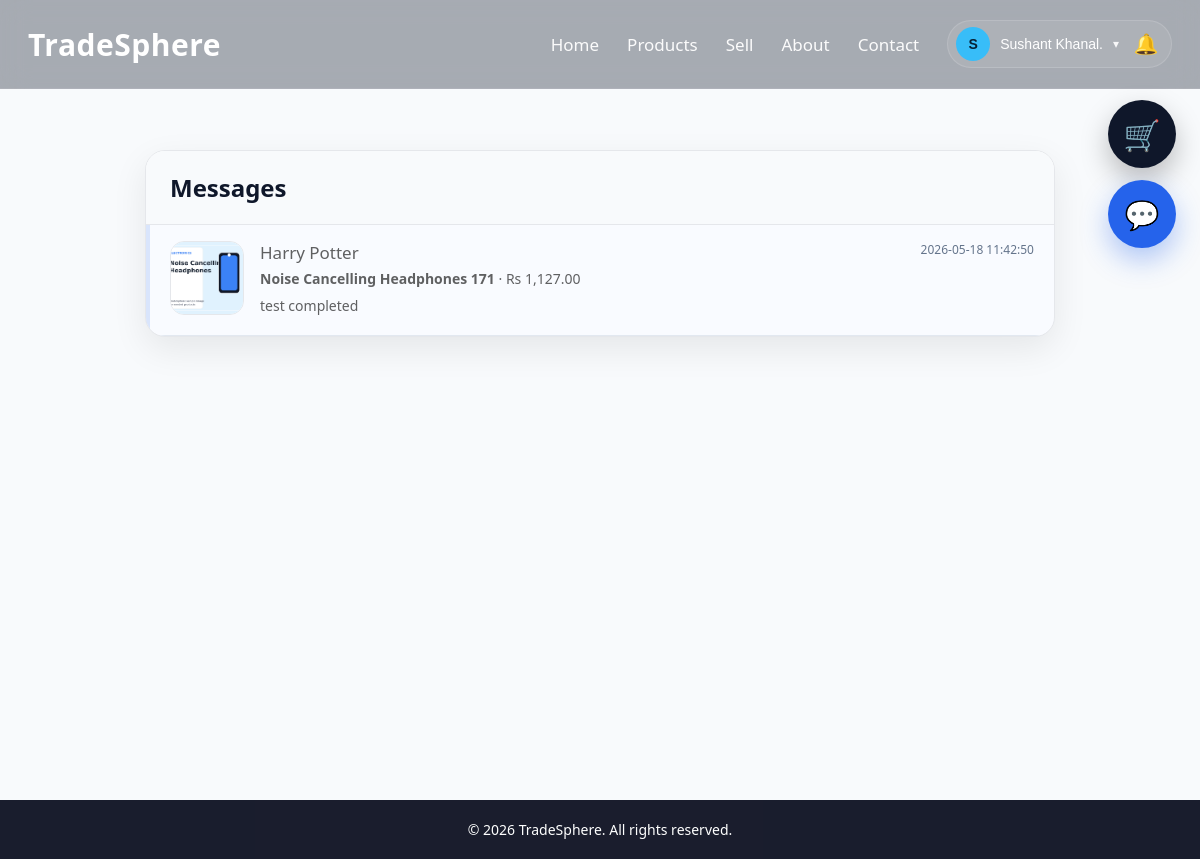
The page /messages.php (signed in) on the database as committed earlier.
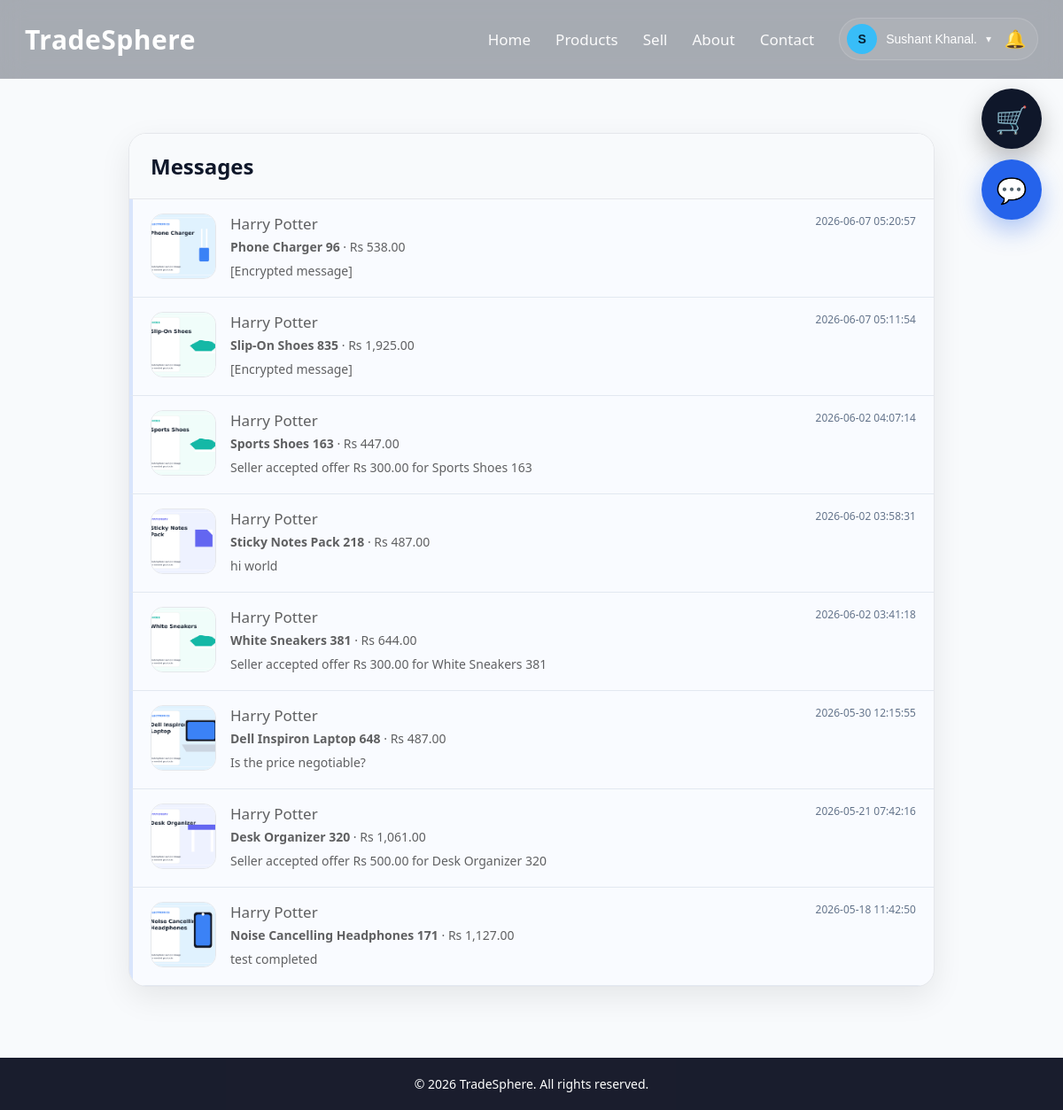
The same page on the database as committed later.
### tables this page shows
CREATE TABLE `users` (
  `id` int(11) NOT NULL,
  `name` varchar(100) DEFAULT NULL,
  `email` varchar(150) DEFAULT NULL,
  `password` varchar(255) DEFAULT NULL,
  `role` enum('user','admin') DEFAULT 'user',
  `is_verified` tinyint(1) DEFAULT 0,
  `email_otp` varchar(255) DEFAULT NULL,
  `otp_expires_at` datetime DEFAULT NULL,
  `reset_token` varchar(255) DEFAULT NULL,
  `reset_expires_at` datetime DEFAULT NULL,
  `created_at` timestamp NOT NULL DEFAULT current_timestamp(),
  `seller_status` enum('none','pending','approved','rejected') DEFAULT 'none',
  `seller_requested_at` datetime DEFAULT NULL,
  `seller_verified_at` datetime DEFAULT NULL
);

CREATE TABLE `chat_rooms` (
  `id` int(11) NOT NULL,
  `buyer_id` int(11) NOT NULL,
  `seller_id` int(11) NOT NULL,
  `product_id` int(11) NOT NULL,
  `order_id` int(11) DEFAULT NULL,
  `created_at` timestamp NOT NULL DEFAULT current_timestamp()
);

CREATE TABLE `products` (
  `id` int(11) NOT NULL,
  `user_id` int(11) DEFAULT NULL,
  `name` varchar(255) DEFAULT NULL,
  `category_id` int(11) DEFAULT NULL,
  `price` decimal(10,2) DEFAULT NULL,
  `city` varchar(100) DEFAULT NULL,
  `seller_email` varchar(150) DEFAULT NULL,
  `contact_number` varchar(20) DEFAULT NULL,
  `contact_info` varchar(255) DEFAULT NULL,
  `image` varchar(255) DEFAULT NULL,
  `description` text DEFAULT NULL,
  `product_condition` varchar(50) DEFAULT NULL,
  `status` enum('available','sold') DEFAULT 'available',
  `created_at` timestamp NOT NULL DEFAULT current_timestamp(),
  `average_rating` decimal(3,2) NOT NULL DEFAULT 0.00,
  `rating_count` int(11) NOT NULL DEFAULT 0,
  `ai_status` enum('approved','manual_review','skipped') DEFAULT 'skipped',
  `ai_reason` text DEFAULT NULL
);

### messages.php (the view, shortened to what this page needs)
<?php
include "config/db.php";
$userEmail = $conn->real_escape_string($_SESSION['user']);
$userRes = $conn->query("
    SELECT id, name
    FROM users
    WHERE email = '$userEmail'
    LIMIT 1
");
$user = $userRes ? $userRes->fetch_assoc() : null;
$userId = (int)$user['id'];
$rooms = $conn->query("
    SELECT
        cr.*,
        p.name AS product_name,
        p.image AS product_image,
        p.price AS product_price,
        buyer.name AS buyer_name,
        seller.name AS seller_name,
        (
            SELECT message_text
            FROM chat_messages
            WHERE room_id = cr.id
            ORDER BY created_at DESC
            LIMIT 1
        ) AS last_message,
        (
            SELECT created_at
            FROM chat_messages
            WHERE room_id = cr.id
            ORDER BY created_at DESC
            LIMIT 1
        ) AS last_message_time,
        (
            SELECT COUNT(*)
            FROM chat_messages
            WHERE room_id = cr.id
            AND receiver_id = $userId
            AND is_read = 0
        ) AS unread_count
    FROM chat_rooms cr
    INNER JOIN products p ON cr.product_id = p.id
    INNER JOIN users buyer ON cr.buyer_id = buyer.id
    INNER JOIN users seller ON cr.seller_id = seller.id
    WHERE cr.buyer_id = $userId
    OR cr.seller_id = $userId
    ORDER BY last_message_time DESC, cr.created_at DESC
");
?>
<!DOCTYPE html>
<html lang="en">
<head>
    <link rel="stylesheet" href="css/style.css">
</head>
<body>
<?php include "includes/navbar.php"; ?>
<div class="page-wrap">
    <div class="container messages-wrap">
        <div class="messages-card">
            <div class="messages-head">
                <h2>Messages</h2>
            </div>
            <?php if ($rooms && $rooms->num_rows > 0): ?>
                <?php while ($room = $rooms->fetch_assoc()): ?>
                    <?php
                        $isBuyer = ((int)$room['buyer_id'] === $userId);
                        $otherName = $isBuyer ? $room['seller_name'] : $room['buyer_name'];
                        $unreadCount = (int)$room['unread_count'];
                    ?>
                    <a
                        href="chat.php?room_id=<?php echo (int)$room['id']; ?>"
                        class="message-room <?php echo ($unreadCount > 0) ? 'unread' : ''; ?>"
                    >
                        <img src="uploads/<?php echo htmlspecialchars($room['product_image']); ?>" alt="Product">
                        <div class="message-room-body">
                            <div class="message-room-top">
                                <div>
                                    <h3><?php echo htmlspecialchars($otherName); ?></h3>
                                    <p>
                                        <strong><?php echo htmlspecialchars($room['product_name']); ?></strong>
                                        · Rs <?php echo number_format((float)$room['product_price'], 2); ?>
                                    </p>
                                </div>
                                <?php if (!empty($room['last_message_time'])): ?>
                                    <span class="message-time">
                                        <?php echo htmlspecialchars($room['last_message_time']); ?>
                                    </span>
                                <?php endif; ?>
                            </div>
                            <p class="last-message">
                                <?php echo !empty($room['last_message'])
                                    ? htmlspecialchars($room['last_message'])
                                    : "No messages yet."; ?>
                            </p>
                        </div>
                    </a>
                <?php endwhile; ?>
            <?php endif; ?>
        </div>
    </div>
</div>
<footer>© 2026 TradeSphere. All rights reserved.</footer>
</body>
</html>

### includes/navbar.php (shortened to what this page needs)
<?php
include_once __DIR__ . "/../config/db.php";
$navUser = null;
$navCartCount = 0;
if (isset($_SESSION['user'])) {
    $navEmail = $conn->real_escape_string($_SESSION['user']);
    $navRes = $conn->query("
        SELECT id, name, email
        FROM users
        WHERE email='$navEmail'
        LIMIT 1
    ");
    $navUser = $navRes ? $navRes->fetch_assoc() : null;
    if ($navUser) {
        $navUserId = (int)$navUser['id'];
        $cartRes = $conn->query("
            SELECT SUM(quantity) AS total
            FROM cart
            WHERE user_id=$navUserId
        ");
        if ($cartRes) {
            $cartData = $cartRes->fetch_assoc();
            $navCartCount = (int)($cartData['total'] ?? 0);
        }
    }
}
$firstLetter = $navUser ? strtoupper(substr($navUser['name'], 0, 1)) : "U";
?>
<nav class="navbar">
    <div class="navbar-inner">
        <div class="logo">
            <a href="index.php">TradeSphere</a>
        </div>
        <div class="nav-links" id="navLinks">
            <a href="index.php">Home</a>
            <a href="products.php">Products</a>
            <a href="sell.php">Sell</a>
            <a href="index.php#about">About</a>
            <a href="index.php#contact">Contact</a>
            <?php if ($navUser): ?>
                <div class="profile-menu">
                    <div class="profile-combo">
                        <button type="button" class="profile-toggle" id="profileToggle">
                            <span class="profile-avatar">
                                <?php echo htmlspecialchars($firstLetter); ?>
                            </span>
                            <span class="profile-name">
                                <?php echo htmlspecialchars($navUser['name']); ?>
                            </span>
                            <span class="profile-caret">▾</span>
                        </button>
                        <button
                            type="button"
                            class="notification-btn"
                            onclick="toggleNotifications()"
                            title="Notifications"
                        >
                            🔔
                        </button>
                    </div>
                </div>
            <?php else: ?>
                <a href="login.php">Login</a>
                <a href="register.php" class="nav-btn">Register</a>
            <?php endif; ?>
        </div>
    </div>
</nav>
<?php if ($navUser): ?>
    <a
        href="cart.php"
        id="floatingCart"
        class="floating-cart <?php echo ($navCartCount > 0) ? 'cart-active' : ''; ?>"
        title="View Cart"
    >
        🛒
    </a>
    <a
        href="messages.php"
        id="floatingMessages"
        class="floating-message-btn"
        title="Messages"
    >
        💬
    </a>
<?php endif; ?>

### css/style.css (style rules this page uses)
* { margin: 0; padding: 0; box-sizing: border-box; }
:root { --bg-dark: #0f172a; --bg-darker: #020617; --card: #ffffff; --text: #111827; --muted: #6b7280; --line: #e5e7eb; --primary: #38bdf8; --primary-dark: #0ea5e9; --shadow: 0 10px 30px rgba(0,0,0,0.12); }
html { scroll-behavior: smooth; }
body { font-family: "Segoe UI", Arial, sans-serif; background: #f8fafc; color: var(--text); }
.navbar { position: fixed; top: 0; left: 0; width: 100%; background: rgba(15, 23, 42, 0.35); backdrop-filter: blur(14px); -webkit-backdrop-filter: blur(14px); border-bottom: 1px solid rgba(255,255,255,0.08); z-index: 1000; }
.navbar-inner { max-width: 1200px; margin: auto; padding: 20px 28px; display: flex; align-items: center; justify-content: space-between; gap: 20px; }
.logo a { text-decoration: none; color: white; font-size: 30px; font-weight: 700; letter-spacing: 0.5px; }
.nav-links { display: flex; align-items: center; gap: 28px; }
.nav-links a { color: white; text-decoration: none; font-size: 17px; font-weight: 500; opacity: 0.95; transition: 0.2s ease; }
.page-wrap { min-height: 100vh; padding-top: 120px; padding-bottom: 50px; }
.container { max-width: 1200px; margin: auto; padding: 0 20px; }
footer { background: var(--bg-darker); color: white; text-align: center; padding: 20px; font-size: 14px; opacity: 0.9; }
.profile-menu { position: relative; }
.profile-toggle { display: flex; align-items: center; gap: 10px; background: rgba(255,255,255,0.08); border: 1px solid rgba(255,255,255,0.14); color: white; border-radius: 999px; padding: 8px 12px; cursor: pointer; font-size: 14px; }
.profile-avatar { width: 34px; height: 34px; border-radius: 50%; background: #38bdf8; color: #062033; display: flex; align-items: center; justify-content: center; font-weight: 700; }
.profile-name { max-width: 110px; overflow: hidden; text-overflow: ellipsis; white-space: nowrap; }
.profile-caret { font-size: 12px; opacity: 0.9; }
.floating-cart { position: fixed; top: 100px; right: 24px; width: 68px; height: 68px; border-radius: 50%; background: #0f172a; color: white; display: flex; align-items: center; justify-content: center; text-decoration: none; font-size: 30px; box-shadow: 0 12px 28px rgba(0,0,0,0.25); z-index: 1200; transition: transform 0.25s ease, box-shadow 0.25s ease, background 0.25s ease; }
.notification-btn { position: relative; border: none; background: transparent; font-size: 22px; cursor: pointer; padding: 8px; }
.profile-menu { display:flex; align-items:center; gap:8px; position:relative; }
.profile-toggle { display:flex; align-items:center; gap:10px; }
.notification-btn { position:relative; border:none; background:transparent; font-size:22px; cursor:pointer; padding:8px; color:white; }
.floating-message-btn { position:fixed; top:180px; right:24px; width:68px; height:68px; border-radius:50%; background:#2563eb; color:white; text-decoration:none; display:flex; align-items:center; justify-content:center; font-size:28px; z-index:1200; box-shadow: 0 12px 28px rgba(37,99,235,.35); transition:.25s ease; }
.profile-toggle { display:flex; align-items:center; gap:8px; }
.profile-menu { display:flex; align-items:center; position:relative; }
.notification-btn { display:flex; align-items:center; justify-content:center; border:none; background:transparent; padding:0; font-size:22px; }
.profile-menu { position: relative !important; display: inline-flex !important; align-items: center !important; }
.profile-combo { display: inline-flex !important; align-items: center !important; gap: 6px !important; background: rgba(255,255,255,0.08) !important; border: 1px solid rgba(255,255,255,0.14) !important; border-radius: 999px !important; padding: 6px 8px !important; white-space: nowrap !important; }
.profile-combo .profile-toggle { background: transparent !important; border: none !important; padding: 0 4px 0 0 !important; border-radius: 0 !important; display: inline-flex !important; align-items: center !important; gap: 10px !important; }
.profile-combo .notification-btn { width: 34px !important; height: 34px !important; border: none !important; background: transparent !important; color: white !important; font-size: 20px !important; display: inline-flex !important; align-items: center !important; justify-content: center !important; padding: 0 !important; position: relative !important; cursor: pointer !important; }
* { box-sizing: border-box; }
html, body { max-width: 100%; overflow-x: hidden; }
img { max-width: 100%; height: auto; }

Rows that differ between the two databases and show on the page:
added chat_rooms: product.image (picture), users.name "Harry Potter", product.name "Phone Charger 96", product.price "538.00", last_message_time "2026-06-07 05:20:57", last_message "[Encrypted message]"
added chat_rooms: product.image (picture), users.name "Harry Potter", product.name "Slip-On Shoes 835", product.price "1,925.00", last_message_time "2026-06-07 05:11:54", last_message "[Encrypted message]"
added chat_rooms: product.image (picture), users.name "Harry Potter", product.name "Sports Shoes 163", product.price "447.00", last_message_time "2026-06-02 04:07:14", last_message "Seller accepted offer Rs 300.00 for Sports Shoes 163"
added chat_rooms: product.image (picture), users.name "Harry Potter", product.name "Sticky Notes Pack 218", product.price "487.00", last_message_time "2026-06-02 03:58:31", last_message "hi world"
added chat_rooms: product.image (picture), users.name "Harry Potter", product.name "White Sneakers 381", product.price "644.00", last_message_time "2026-06-02 03:41:18", last_message "Seller accepted offer Rs 300.00 for White Sneakers 381"
added chat_rooms: product.image (picture), users.name "Harry Potter", product.name "Dell Inspiron Laptop 648", product.price "487.00", last_message_time "2026-05-30 12:15:55", last_message "Is the price negotiable?"
added chat_rooms: product.image (picture), users.name "Harry Potter", product.name "Desk Organizer 320", product.price "1,061.00", last_message_time "2026-05-21 07:42:16", last_message "Seller accepted offer Rs 500.00 for Desk Organizer 320"
